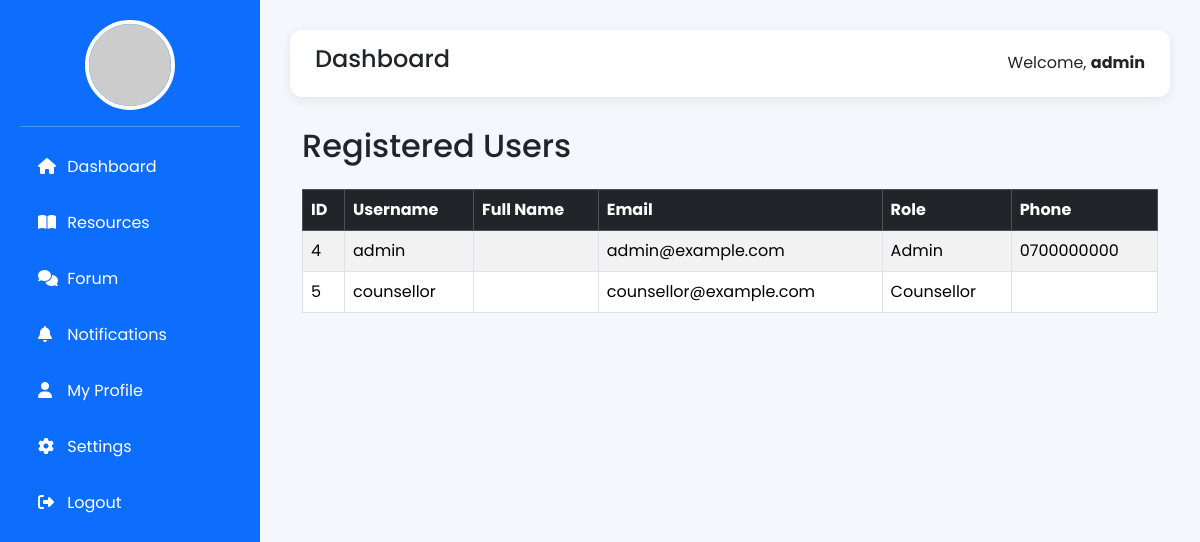
Screenshot of /accounts/students/ (signed in) with the database file from the repository.
### accounts/models.py (models this page shows, shortened)
class UserProfile(models.Model):
    profile_id = models.AutoField(primary_key=True)
    user = models.OneToOneField(
        User,
        on_delete=models.CASCADE
    )
    role = models.ForeignKey(
        Role,
        on_delete=models.CASCADE
    )
    is_approved = models.BooleanField(
        default=False
    )
    rejection_reason = models.TextField(
    blank=True,
    null=True
)
    AVAILABILITY_CHOICES = [
        ("Available", "Available"),
        ("Busy", "Busy"),
        ("Offline", "Offline"),
        ("On Leave", "On Leave"),
    ]
    availability = models.CharField(
        max_length=20,
        choices=AVAILABILITY_CHOICES,
        default="Available"
    )
    phone = models.CharField(
        max_length=20,
        blank=True
    )
    student_reg_no = models.CharField(
        max_length=50,
        blank=True,
        null=True,
    )
    profile_picture = models.ImageField(
        upload_to="profile_pictures/",
        blank=True,
        null=True
    )
    class Meta:
        db_table = "user_profiles"

class Role(models.Model):
    role_id = models.AutoField(primary_key=True)
    role_name = models.CharField(max_length=50)
    class Meta:
        db_table = "roles"

### accounts/views.py (the view)
@login_required
def view_students(request):
    students = UserProfile.objects.select_related(
        "user",
        "role"
    ).all()
    return render(
        request,
        "accounts/view_students.html",
        {
            "students": students,
        },
    )

### accounts/templates/accounts/view_students.html
{% extends "accounts/base_dashboard.html" %}
{% block content %}
<div class="container mt-4">
    <h2 class="mb-4">Registered Users</h2>
    <table class="table table-bordered table-striped">
        <thead class="table-dark">
            <tr>
                <th>ID</th>
                <th>Username</th>
                <th>Full Name</th>
                <th>Email</th>
                <th>Role</th>
                <th>Phone</th>
            </tr>
        </thead>
        <tbody>
            {% for student in students %}
            <tr>
                <td>{{ student.user.id }}</td>
                <td>{{ student.user.username }}</td>
                <td>{{ student.user.first_name }} {{ student.user.last_name }}</td>
                <td>{{ student.user.email }}</td>
                <td>{{ student.role.role_name }}</td>
                <td>{{ student.phone }}</td>
            </tr>
            {% empty %}
            <tr>
                <td colspan="6" class="text-center">
                    No registered users found.
                </td>
            </tr>
            {% endfor %}
        </tbody>
    </table>
</div>
{% endblock %}

### accounts/templates/accounts/base_dashboard.html (shortened to what this page needs)
<!DOCTYPE html>
<html lang="en">
<head>
    <link href="https://cdn.jsdelivr.net/npm/bootstrap@5.3.3/dist/css/bootstrap.min.css" rel="stylesheet">
    <link href="https://cdnjs.cloudflare.com/ajax/libs/font-awesome/6.6.0/css/all.min.css" rel="stylesheet">
</head>
<body>
    <div class="sidebar">
        <div class="text-center">
            {% if profile.profile_picture %}
            <img src="{{ profile.profile_picture.url }}" class="profile-img">
            {% else %}
            <img src="https://ui-avatars.com/api/?name={{request.user.first_name}}+{{request.user.last_name}}&background=ffffff&color=0d6efd"
                class="profile-img">
            {% endif %}
        </div>
        <hr>
        <a href="{% url 'dashboard' %}">
            <i class="fas fa-home"></i>
            Dashboard
        </a>
        <a href="{% url 'resource_list' %}">
            <i class="fas fa-book-open"></i>
            Resources
        </a>
        <a href="{% url 'forum_list' %}">
            <i class="fas fa-comments"></i>
            Forum
        </a>
        <a href="{% url 'notifications' %}">
            <i class="fas fa-bell"></i>
            Notifications
        </a>
        <a href="{% url 'profile' %}">
            <i class="fas fa-user"></i>
            My Profile
        </a>
        <a href="{% url 'settings' %}">
            <i class="fas fa-cog"></i>
            Settings
        </a>
        <a href="{% url 'logout' %}">
            <i class="fas fa-right-from-bracket"></i>
            Logout
        </a>
    </div>
    <div class="content">
        <div class="topbar d-flex justify-content-between align-items-center">
            <h4>Dashboard</h4>
            <div>
                Welcome,
                <strong>{{ request.user.username }}</strong>
            </div>
        </div>
        {% block content %}
        {% endblock %}
    </div>
</body>
</html>

### accounts/templates/accounts/base_dashboard.html (style rules this page uses)
body { font-family: Poppins, sans-serif; background: #f4f7fc; margin: 0; }
.sidebar { width: 260px; height: 100vh; position: fixed; left: 0; top: 0; background: #0d6efd; color: white; overflow-y: auto; padding: 20px; }
.profile-img { width: 90px; height: 90px; border-radius: 50%; object-fit: cover; border: 4px solid white; }
.sidebar a { display: block; color: white; text-decoration: none; padding: 12px 18px; margin-bottom: 8px; border-radius: 8px; transition: .3s; }
.sidebar i { width: 25px; }
.content { margin-left: 260px; padding: 30px; }
.topbar { background: white; padding: 15px 25px; border-radius: 12px; box-shadow: 0 3px 12px rgba(0, 0, 0, .08); margin-bottom: 30px; }

### rows the page displays
UserProfile: user.id "4", user.username "admin", user.email "admin@example.com", role.role_name "Admin", phone "0700000000"
UserProfile: user.id "5", user.username "counsellor", user.email "counsellor@example.com", role.role_name "Counsellor"

### other values shown
{{ request.user.username }} "admin"
